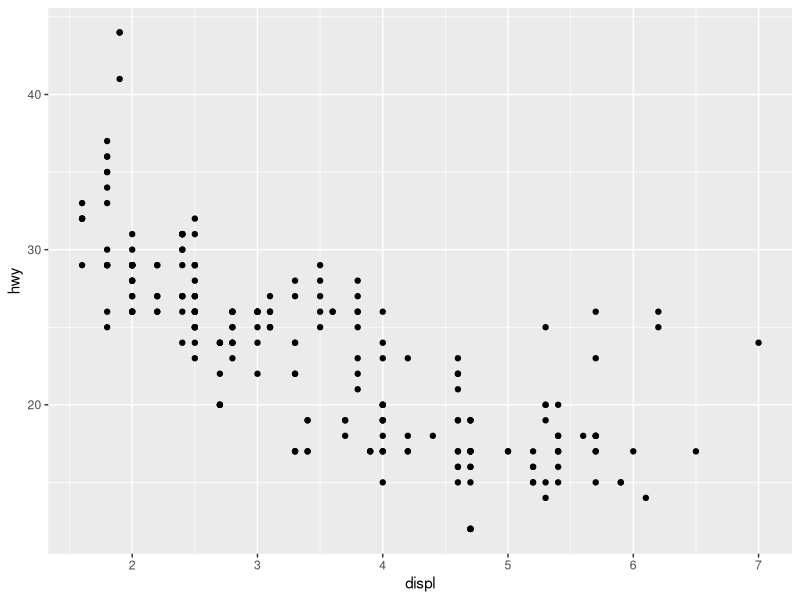
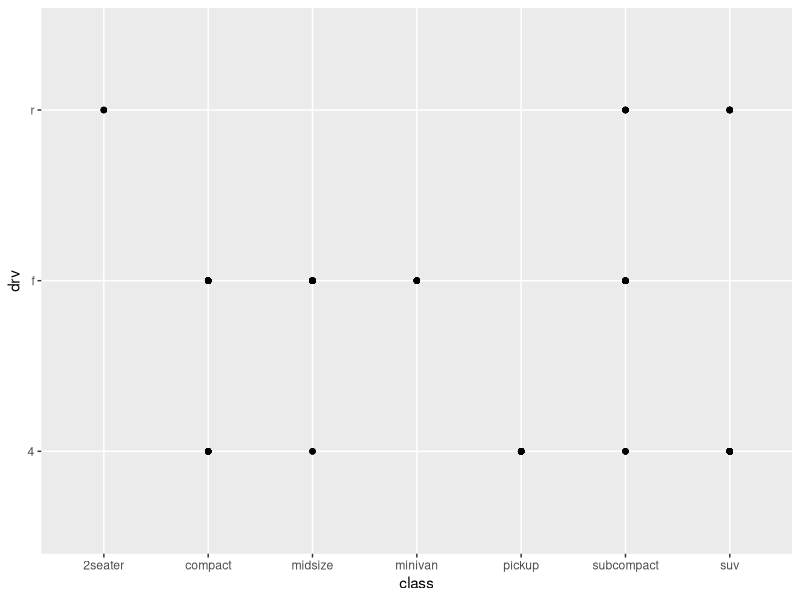
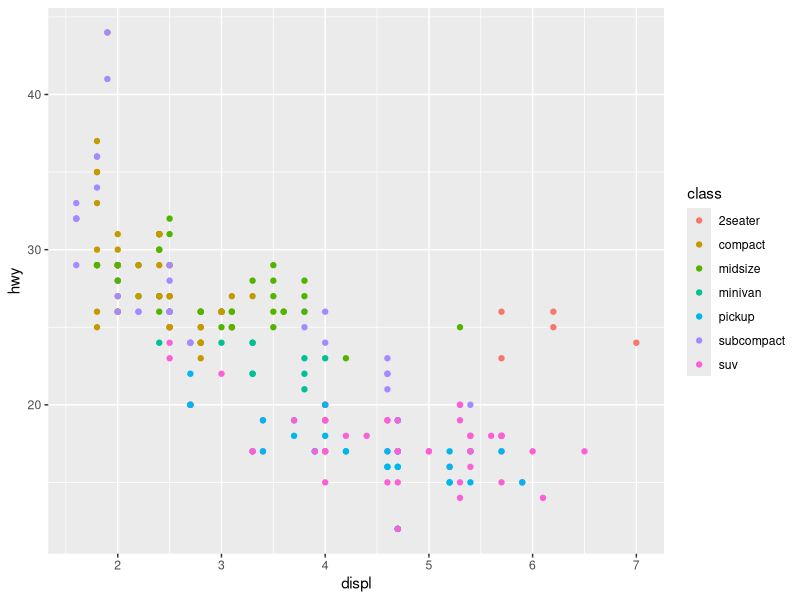
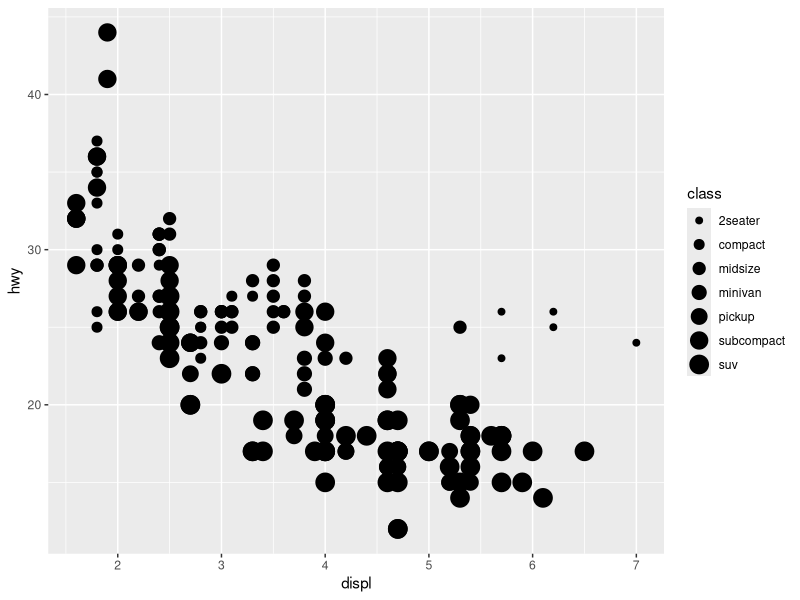
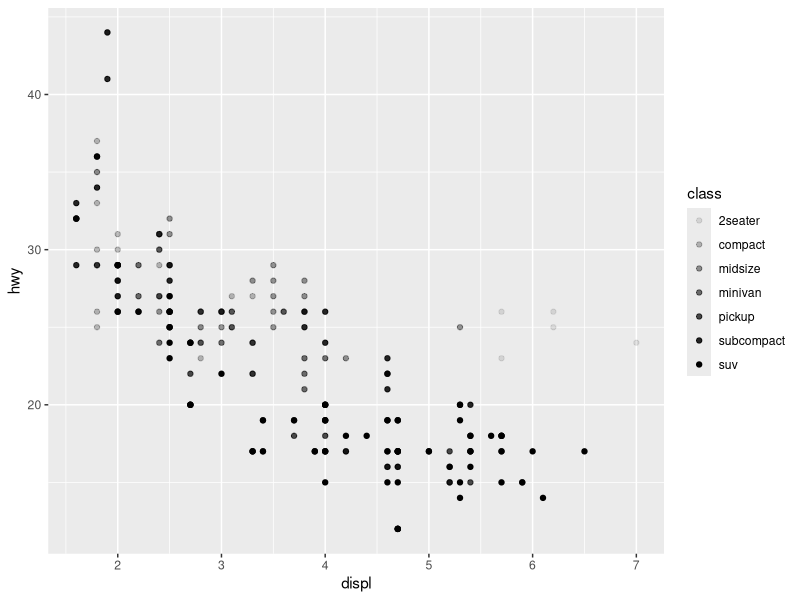
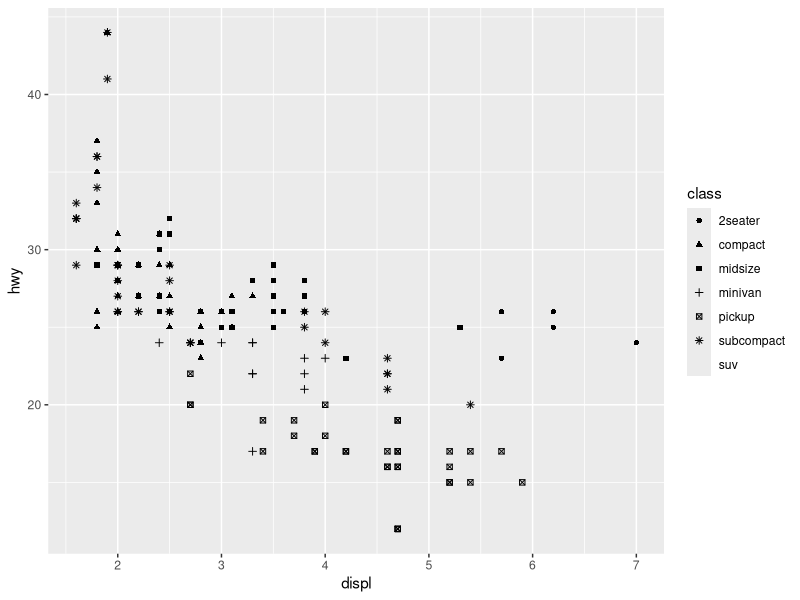
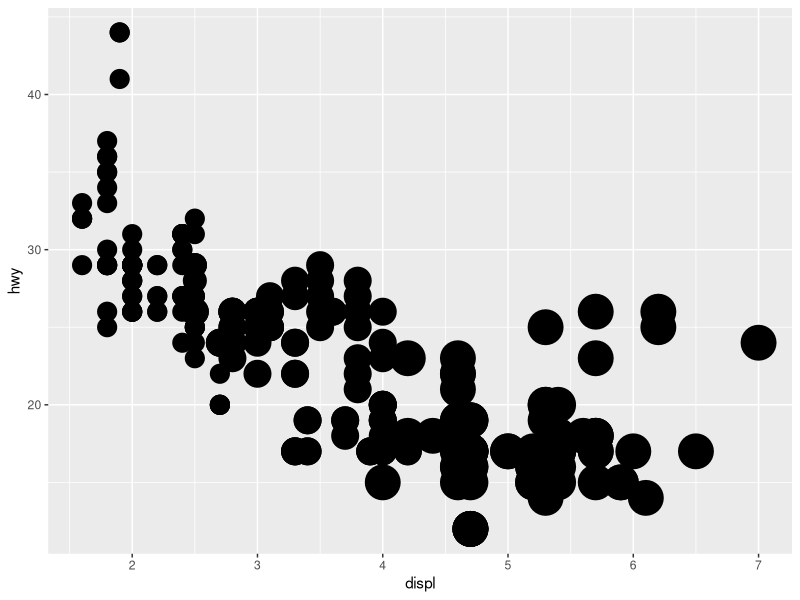
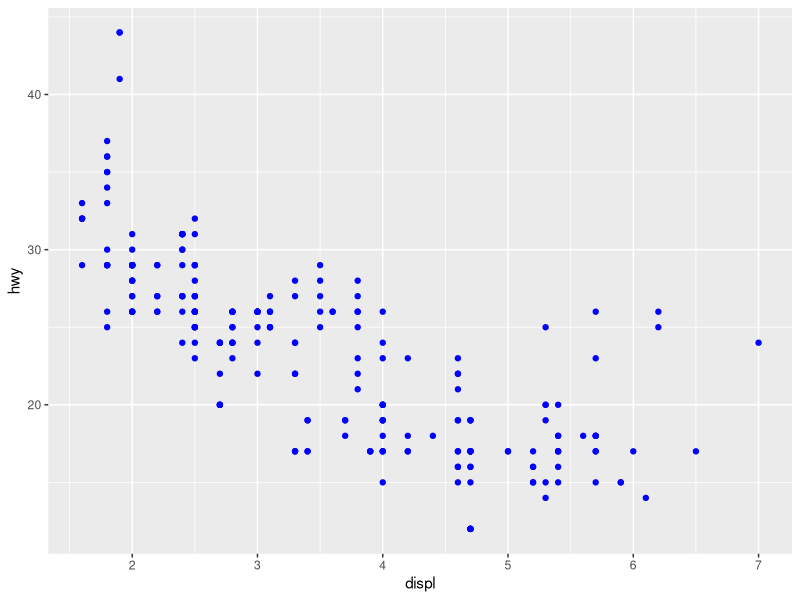

These charts were generated, in order, by the following R code:
library(tidyverse)
 
mpg

?mpg

ggplot(data = mpg) +
  geom_point(mapping = aes(x = displ, y = hwy))

ggplot(data = mpg) +
  geom_point(mapping = aes(x = class, y = drv))

# use aesthetic of color, size, alpha or shape to add more info into plot
ggplot(data = mpg) +
  geom_point(mapping = aes(x = displ, y = hwy, color = class))
ggplot(data = mpg) +
  geom_point(mapping = aes(x = displ, y = hwy, size = class))
ggplot(data = mpg) +
  geom_point(mapping = aes(x = displ, y = hwy, alpha = class))
ggplot(data = mpg) +
  geom_point(mapping = aes(x = displ, y = hwy, shape = class))
ggplot(data = mpg) +
  geom_point(mapping = aes(x = displ, y = hwy, stroke = cyl))

ggplot(data = mpg) +
  geom_point(mapping = aes(x = displ, y = hwy), color = "blue")

?geom_point

ggplot(data = mpg) +
  geom_point(mapping = aes(x = displ, y = hwy, color = displ < 5))

# use facets to subplot many subsets of the data
# comparing with aesthetic, facets work better with large dataset
ggplot(data = mpg) +
  geom_point(mapping = aes(x = displ, y = hwy)) +
  facet_wrap(~ class, nrow = 2)
ggplot(data = mpg) +
  geom_point(mapping = aes(x = displ, y = hwy)) +
  facet_grid(drv ~ cyl)
ggplot(data = mpg) +
  geom_point(mapping = aes(x = displ, y = hwy)) +
  facet_grid(. ~ cyl)
ggplot(data = mpg) +
  geom_point(mapping = aes(x = displ, y = hwy)) +
  facet_grid(drv ~ .)
# the variable used for facets should be discrete
ggplot(data = mpg) +
  geom_point(mapping = aes(x = displ, y = hwy)) +
  facet_wrap(~ cty, nrow = 2)